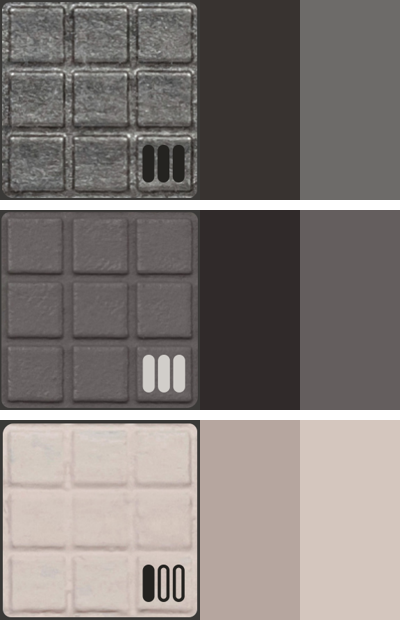
#> input picture python-api/swatch_resample_check.png, 400 x 630 px
$ python -i helpers.py   (imports and definitions only)
#> lines starting #> are read from the running program, lines starting #| are printed output that depends on the picture
"""
Utility helper functions
"""

import cv2
import numpy as np
from typing import Tuple
import urllib.parse
from config import Affiliate

# --- CAT16 white balance (Phase 6b) -----------------------------------------
# CAT16 chromatic-adaptation matrix (Li et al. 2017) and sRGB D65 matrices —
# the same primaries/white skimage uses, so the AWB and the LAB pipeline agree.
_CAT16_M16 = np.array([
    [0.401288, 0.650173, -0.051461],
    [-0.250268, 1.204414, 0.045854],
    [-0.002079, 0.048952, 0.953127],
])
_RGB_TO_XYZ = np.array([
    [0.412453, 0.357580, 0.180423],
    [0.212671, 0.715160, 0.072169],
    [0.019334, 0.119193, 0.950227],
])
_XYZ_TO_RGB = np.linalg.inv(_RGB_TO_XYZ)
_XYZ_D65 = np.array([0.95047, 1.0, 1.08883])

# Degree of adaptation (partial — full-strength correction is unbounded harm
# when the estimate is wrong), neutral-pixel qualification, and the minimum
# neutral evidence below which the image is returned untouched. The spread is
# judged on GAMMA-ENCODED values: gamma compresses channel ratios, so a grey
# under a realistic cast still qualifies as neutral evidence, while saturated
# paint does not.
_AWB_DEGREE = 0.7
_AWB_NEUTRAL_SPREAD = 0.40
_AWB_MIN_NEUTRAL_FRACTION = 0.02


def _srgb_to_linear(x: np.ndarray) -> np.ndarray:
    return np.where(x <= 0.04045, x / 12.92, ((x + 0.055) / 1.055) ** 2.4)


def _linear_to_srgb(x: np.ndarray) -> np.ndarray:
    x = np.clip(x, 0.0, 1.0)
    return np.where(x <= 0.0031308, 12.92 * x, 1.055 * x ** (1 / 2.4) - 0.055)


# [62 lines left out: function apply_white_balance, not called in this run]


def increase_saturation(img: np.ndarray, scale: float = 1.3) -> np.ndarray:
    """
    Boost image saturation for visualization
    NOTE: This should ONLY be used for display, not color matching
    """
#> called with scale = 1.3
    hsv = cv2.cvtColor(img, cv2.COLOR_RGB2HSV).astype("float32")
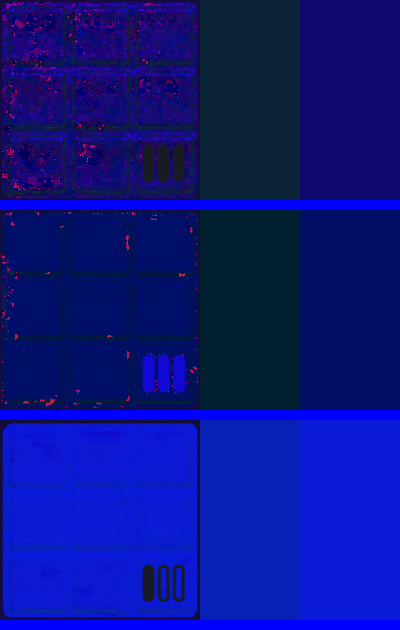
#> hsv: shape (630, 400, 3) float32; mean R, G, B 10, 20.1, 131.7
    h, s, v = cv2.split(hsv)
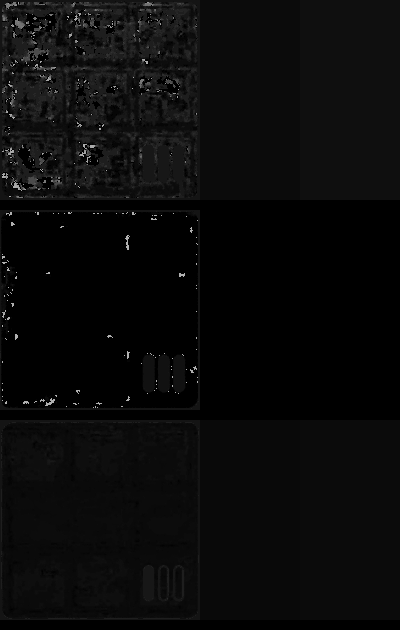
#> h: shape (630, 400) float32; min 0, max 177, mean 10
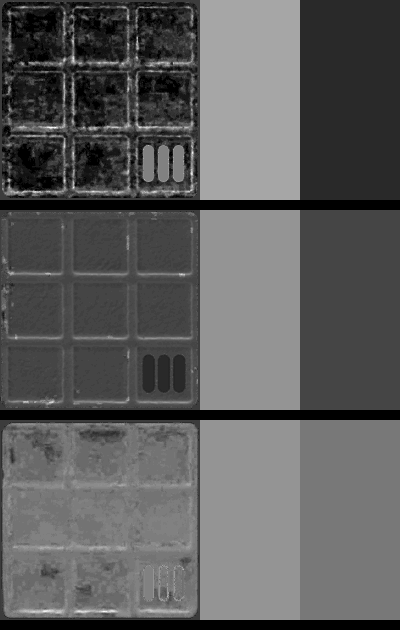
#> s: shape (630, 400) float32; min 0, max 55, mean 20.1; drawn with min black and max white
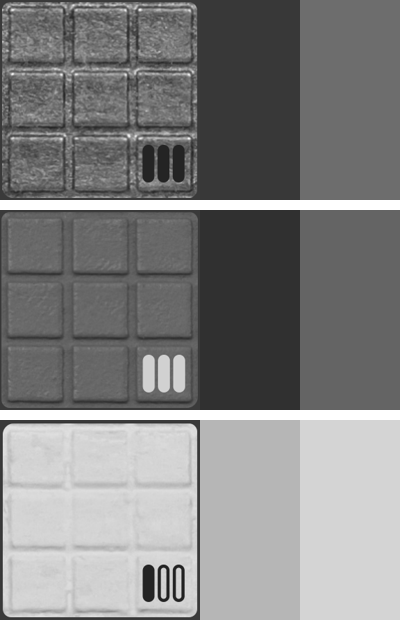
#> v: shape (630, 400) float32; min 27, max 255, mean 131.7
    s = np.clip(s * scale, 0, 255)
    hsv = cv2.merge([h, s, v])
    return cv2.cvtColor(hsv.astype("uint8"), cv2.COLOR_HSV2RGB)


# [62 lines left out: functions adjust_gamma, compress_image_for_mobile, get_affiliate_link, calculate_color_distance_rgb, hex_to_rgb, not called in this run]


def rgb_to_hex(rgb: np.ndarray) -> str:
    """Convert RGB array (0-255) to hex string"""
    return '#{:02x}{:02x}{:02x}'.format(int(rgb[0]), int(rgb[1]), int(rgb[2]))


# [8 lines left out: function format_paint_name, not called in this run]

>>> import cv2
>>> picture = cv2.cvtColor(cv2.imread('../swatch_resample_check.png'), cv2.COLOR_BGR2RGB)
>>> result = increase_saturation(picture)

$ run again, on python-api/test.png
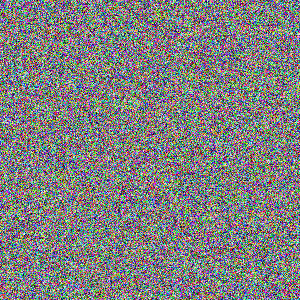
#> input picture python-api/test.png, 300 x 300 px
#> in increase_saturation, `hsv = cv2.merge([h, s, v])`:
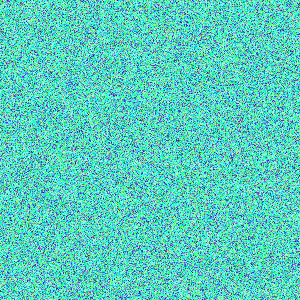
#> hsv: shape (300, 300, 3) float32; mean R, G, B 89.6, 205.2, 190.8
#> in increase_saturation, `return cv2.cvtColor(hsv.astype("uint8"), cv2.COLOR_HSV2RGB)`:
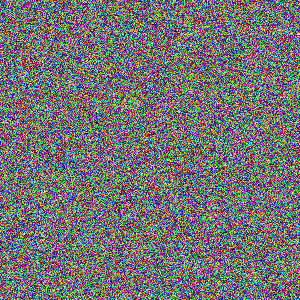
#> returned value: shape (300, 300, 3); mean R, G, B 113.9, 114, 113.8
